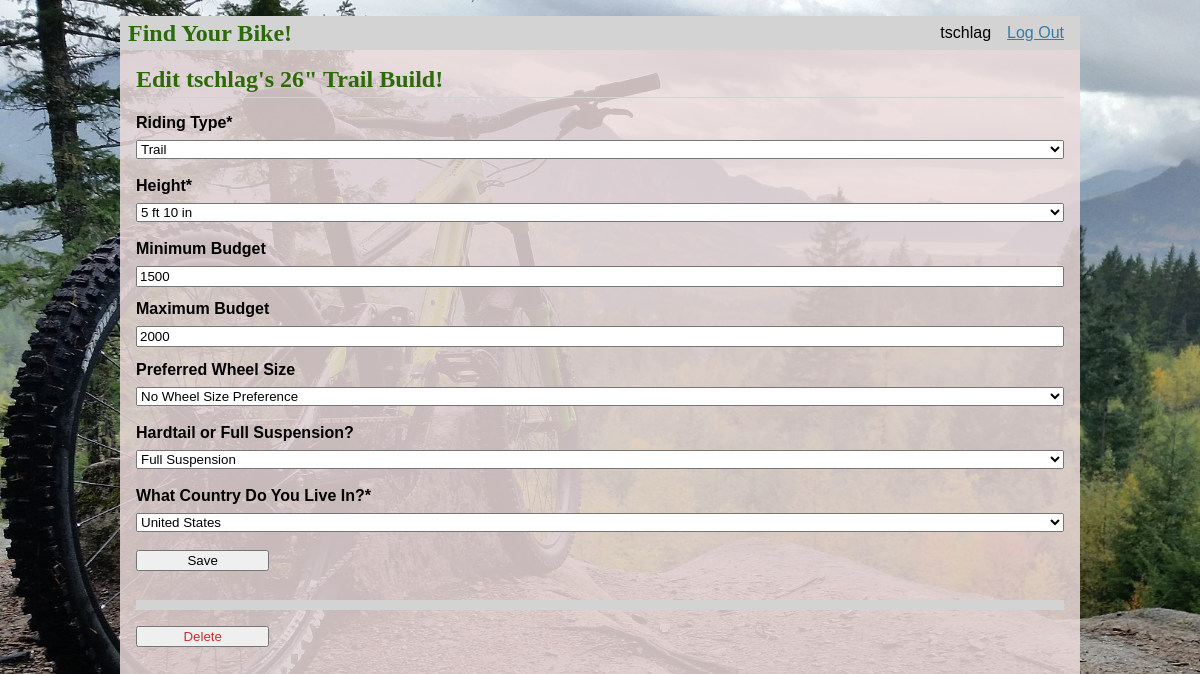
Screenshot of /11/update (signed in) with the database file from the repository.
### tables this page shows
CREATE TABLE user (
  id INTEGER PRIMARY KEY AUTOINCREMENT,
  username TEXT UNIQUE NOT NULL,
  password TEXT NOT NULL
);

CREATE TABLE post (
  id INTEGER PRIMARY KEY AUTOINCREMENT,
  author_id INTEGER NOT NULL,
  created TIMESTAMP NOT NULL DEFAULT CURRENT_TIMESTAMP,
  riding_type TEXT NOT NULL, 
  height TEXT NOT NULL, 
  min_budget TEXT NOT NULL, 
  max_budget TEXT NOT NULL, 
  wheel_size TEXT NOT NULL, 
  rear_sus TEXT NOT NULL, 
  country TEXT NOT NULL,
  pinkbike_url TEXT NOT NULL,
  FOREIGN KEY (author_id) REFERENCES user (id)
);

### flaskr/main_page.py (the view, shortened to what this page needs)
@bp.route('/<int:id>/update', methods=('GET', 'POST'))
@login_required
def update(id):
    post = get_post(id)
    return render_template('main/update.html', post=post)

### flaskr/auth.py (called while the page is built)
@bp.before_app_request
def load_logged_in_user():
    user_id = session.get('user_id')
    if user_id is None:
        g.user = None
    else:
        g.user = get_db().execute(
            'SELECT * FROM user WHERE id = ?', (user_id,)
        ).fetchone()

def login_required(view):
    @functools.wraps(view)
    def wrapped_view(**kwargs):
        if g.user is None:
            return redirect(url_for('auth.login'))
        return view(**kwargs)
    return wrapped_view

### flaskr/db.py (called while the page is built)
def get_db():
    if 'db' not in g:
        g.db = sqlite3.connect(
            current_app.config['DATABASE'],
            detect_types=sqlite3.PARSE_DECLTYPES
        )
        g.db.row_factory = sqlite3.Row
    return g.db

### flaskr/main_page.py (called while the page is built)
def get_post(id, check_author=True):
    post = get_db().execute(
        'SELECT p.id, riding_type, height, min_budget, max_budget, wheel_size, rear_sus, country, pinkbike_url, created, author_id, username'
        ' FROM post p JOIN user u ON p.author_id = u.id'
        ' WHERE p.id = ?',
        (id,)
    ).fetchone()
    if post is None:
        abort(404, f"Post id {id} doesn't exist.")
    if check_author and post['author_id'] != g.user['id']:
        abort(403)
    return post

### flaskr/templates/main/update.html (shortened to what this page needs)
{% extends 'base.html' %}
{% block header %}
  <h1>{% block title %}Edit {{post['username']}}'s {{post['wheel_size']}} {{post['riding_type']}} Build!{% endblock %}</h1>
{% endblock %}
{% block content %}
  <form method="post">
    <label for="riding_type">Riding Type*</label>
    <select id="riding_type" name="riding_type" value="{{ request.form['riding_type'] or post['riding_type'] }}" required>
      <option selected>Trail</option>
    </select>
    <br>
    <label for="height">Height*</label>
    <select name="height" id="height" value="{{ request.form['height'] or post['height'] }}" required>
      <option selected>5 ft 10 in</option>
    </select>
    <br>
    <label for="min_budget">Minimum Budget</label>
    <input name="min_budget" id="min_budget" value="{{ request.form['min_budget'] or post['min_budget'] }}">
    <label for="max_budget">Maximum Budget</label>
    <input name="max_budget" id="max_budget" value="{{ request.form['max_budget'] or post['max_budget'] }}">
    <label for="wheel_size">Preferred Wheel Size</label>
    <select name="wheel_size" id="wheel_size" value="{{ request.form['wheel_size'] or post['wheel_size'] }}">
      <option selected>No Wheel Size Preference</option>
    </select>
    <br>
    <label for="rear_sus">Hardtail or Full Suspension?</label>
    <select name="rear_sus" id="rear_sus" value="{{ request.form['rear_sus'] or post['rear_sus'] }}">
      <option selected>Full Suspension</option>
    </select>
    <br>
    <label for="country">What Country Do You Live In?*</label>
    <select name="country" id="country" value="{{ request.form['country'] or post['country'] }}" required>
      <option selected>United States</option>
    </select>
    <br>
    <input type="submit" value="Save">
  </form>
  <hr>
  <form action="{{ url_for('main_page.delete', id=post['id']) }}" method="post">
    <input class="danger" type="submit" value="Delete" onclick="return confirm('Are you sure you want to delete this build?');">
  </form>
{% endblock %}

### flaskr/templates/base.html (shortened to what this page needs)
<!doctype html>
<link rel="stylesheet" href="{{ url_for('static', filename='style.css') }}">
<nav>
  <h1>Find Your Bike!</h1>
  <ul>
    {% if g.user %}
      <li><span>{{ g.user['username'] }}</span>
      <li><a href="{{ url_for('auth.logout') }}">Log Out</a>
    {% else %}
      <li><a href="{{ url_for('auth.register') }}">Register</a>
      <li><a href="{{ url_for('auth.login') }}">Log In</a>
    {% endif %}
  </ul>
</nav>
<section class="content">
  <header>
    {% block header %}{% endblock %}
  </header>
  {% block content %}{% endblock %}
</section>

### flaskr/static/style.css (style rules this page uses)
h1 { font-family: serif; color: #2c6909; margin: 1rem 0; }
a { color: #377ba8; }
hr { border: none; border-top: 10px solid lightgray; }
nav { background: lightgray; display: flex; align-items: center; padding: 0 0.5rem; }
nav h1 { flex: auto; margin: 0; }
nav ul { display: flex; list-style: none; margin: 0; padding: 0; }
nav ul li a, nav ul li span, header .action { display: block; padding: 0.5rem; }
.content { padding: 0 1rem 1rem; }
.content > header { border-bottom: 1px solid lightgray; display: flex; align-items: flex-end; }
.content > header h1 { flex: auto; margin: 1rem 0 0.25rem 0; }
.content:last-child { margin-bottom: 0; }
.content form { margin: 1em 0; display: flex; flex-direction: column; }
.content label { font-weight: bold; margin-bottom: 0.5em; }
.content input, .content textarea { margin-bottom: 1em; }
input.danger { color: #cc2f2e; }
input[type=submit] { align-self: start; min-width: 10em; }

### rows the page displays
user: user.username "tschlag", username "tschlag"
post: wheel_size "26\"", riding_type "Trail", height "5 ft 10 in", min_budget "1500", max_budget "2000", wheel_size "No Wheel Size Preference", rear_sus "Full Suspension", country "United States"
